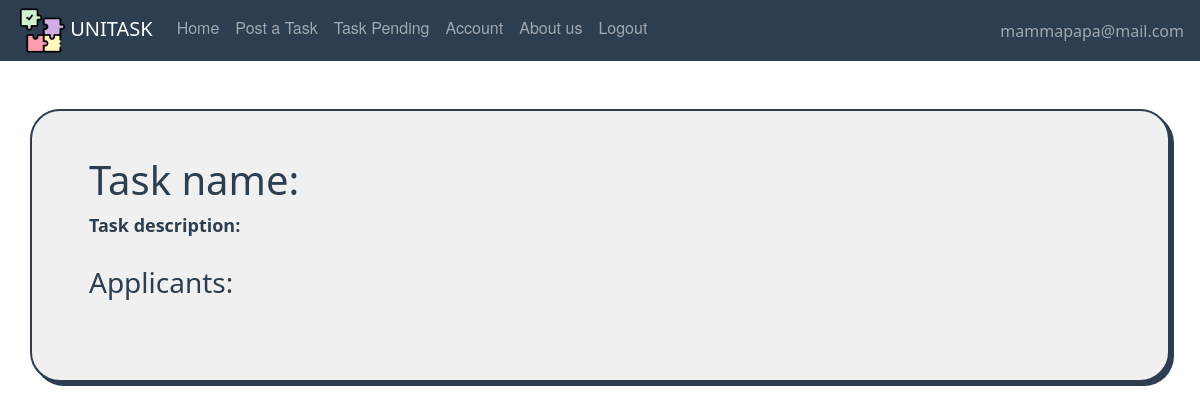
The page /task/12 (signed in) on the database as committed earlier.
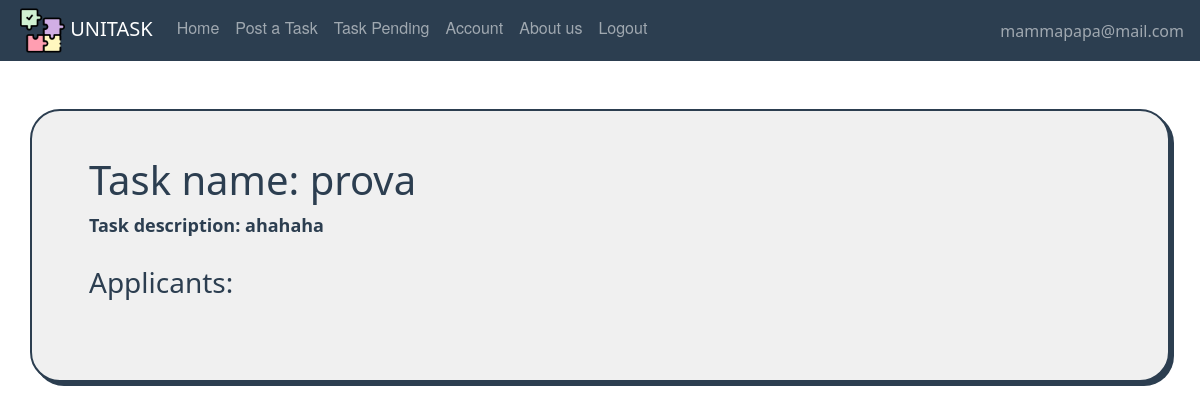
The same page on the database as committed later.
### website/models.py (models this page shows, shortened)
class Offer(db.Model, UserMixin):
    id = db.Column(db.Integer, primary_key=True)
    title = db.Column(db.String(150))
    description = db.Column(db.String(150))
    address = db.Column(db.String(150))
    placeId = db.Column(db.String(150))
    amount = db.Column(db.Integer)
    lat = db.Column(db.Float)
    lng = db.Column(db.Float)
    date = db.Column(db.DateTime(timezone=True), default=func.now())
    dateexpire = db.Column(db.DateTime(timezone=True))
    isAss = db.Column(db.Boolean, default=False)
    date_task = db.Column(db.DateTime(timezone=True))
    id_adult = db.Column(db.Integer, db.ForeignKey('adult.id'))
    scelta = db.Column(db.Integer, db.ForeignKey('student.id'))
    isPerf = db.Column(db.Boolean, default=False)
    rece = db.relationship('Review', backref='recensione')
    isClosed = db.Column(db.Boolean, default=False)

### website/user/routes.py (the view)
@users.route('/task/<task_id>', methods=['GET', 'POST'])
@login_required
def task(task_id):
    if current_user.type == 'student':
        t = Offer.query.filter(Offer.id == task_id).first()
        btn = True
        if current_user in t.applicants:
            btn = False
        return render_template("Student/task.html", user=current_user, taskscelta=t, btn=btn)
    else:
        t = Offer.query.filter(Offer.id == task_id).first()
        return render_template("adult/chooseStud.html", user=current_user, taskscelta=t)

### website/templates/adult/chooseStud.html (shortened to what this page needs)
{% extends "base.html" %}
{% block content%}
   <div class="container task-container">
        <div class="row task-row">
            <div class="col-12">
                <h1>Task name: {{ taskscelta.title }}</h1>
                <div>Task description: {{ taskscelta.description }}</div>
                <div>
                    <br/>
                    <h3>Applicants:</h3>
                    <br/>
                </div>
            </div>
        </div>
    </div>
{% endblock %}

Rows that differ between the two databases and show on the page:
added Offer: title "prova", description "ahahaha"
